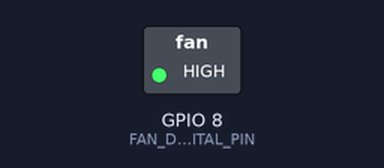
The sketch below on a simulated ESP8266 (NodeMCU). Shown: switched loads named in the sketch (green lamp = pin HIGH).

Above: at 2.5 s.
At 7.5 s:
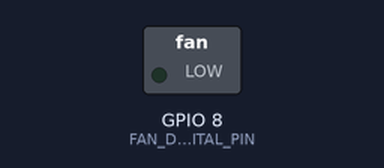
Timing chart, 0 to 13.0 s (numbered marks = the images above):
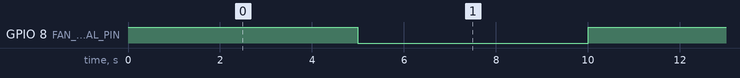

The sketch:

test_fan.ino
```cpp
#include"Grove_Mini_Fan_Fan_Arduino_UNO.h"

void setup() {
}

void loop() {

  TL_Fan.turnOn();
  delay(5000);
  TL_Fan.turnOff();
  delay(5000);
}
```

Grove_Mini_Fan_Fan_Arduino_UNO.h
```cpp
#ifndef Grove_Mini_Fan_Fan_Arduino_UNO_H
#define Grove_Mini_Fan_Fan_Arduino_UNO_H

#include <Arduino.h>
#include "TL_Config.h"

class Grove_Mini_Fan
{
public:
  Grove_Mini_Fan();
  void turnOn();
  void turnOff();
};

extern Grove_Mini_Fan TL_Fan;//声明实例化对象

#endif
```

TL_Device_ID.h
```cpp
#ifndef TL_DEVICEID_H
#define TL_DEVICEID_H

#define DUAL_BLE 3016
#define GROVE_LIGHT 3023
#define DHT11 3032
#define SDS018 3035
#define GROVE_IMU9 3048
#define ESP8266 3052
#define SOIL_MOISTURE_ANALOG 3054
#define GROVE_RELAY 3061
#define GROVE_LCD_RGB 3063
#define ARDUINO_LED 1002
#define ARDUINO_SERIAL 1002
#define ARDUINO_TIME 1002
#define ARDUINO_TIMER 1002
#define SD_SHIELD 2003

#define GROVE_MINI_FAN 3064//follow chen sipei.  Device:Grove-Mini_Fan
//                                                            Function:Fan
//                                                            Module:Grove_Mini_Fan

#endif
```

TL_Config.h
```cpp
#ifndef TL_CONFIG_H
#define TL_CONFIG_H
#include "TL_Device_ID.h"
#define PLATFORM 1
#define BOARD 1002
#define TIME ARDUINO_TIME
#define WIFI ESP8266
#define WIFI_UART_RX 1
#define WIFI_UART_TX 0
#define LIGHT GROVE_LIGHT
#define LIGHT_ANALOG A0
#define TEMPERATURE DHT11
#define TEMPERATURE_DIGITAL_INPUT 3
#define TEMPERATURE_DIGITAL_OUTPUT 2
#define SOIL_HUMIDITY SOIL_MOISTURE_ANALOG
#define SOIL_HUMIDITY_ANALOG A2

//edited by yanjiaqin
#define FAN_DIGITAL_PIN 8
#define FAN GROVE_MINI_FAN
#define ACCELEROMETER MBED_MPU6050 //与tangyongnian统一

#endif
```

Measured:
- by itself, GPIO 8 (FAN_DIGITAL_PIN): alternates HIGH for 5.0 s and LOW for 5.0 s
